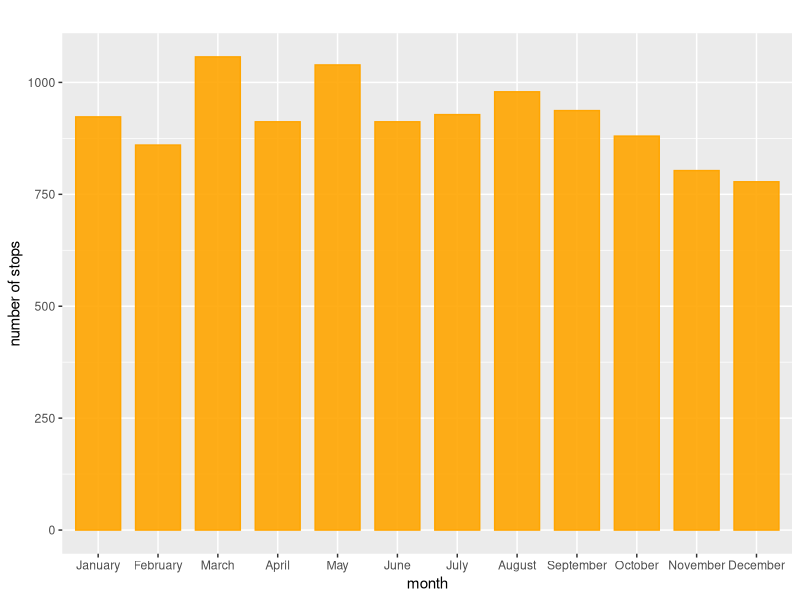
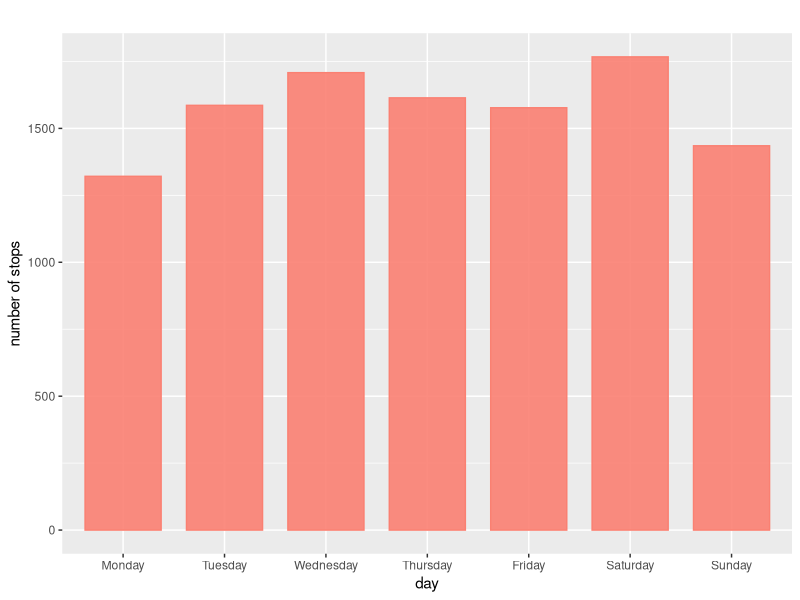
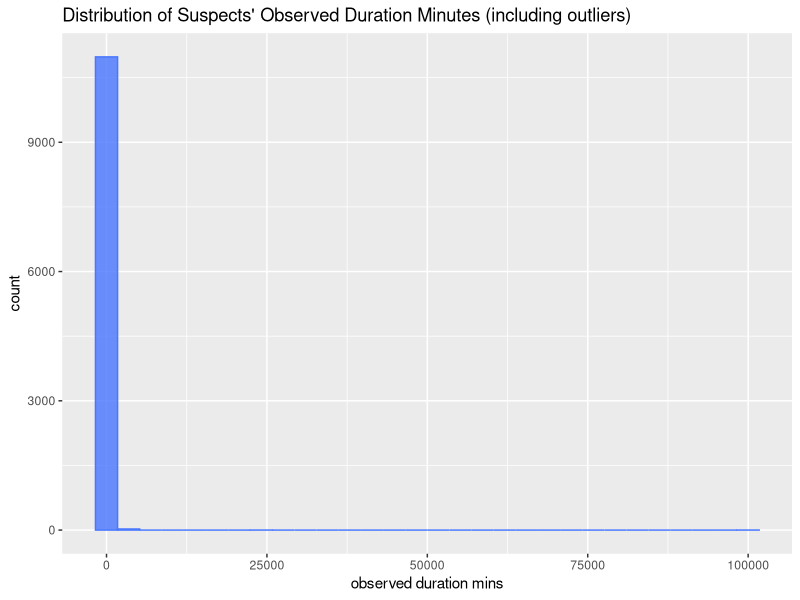
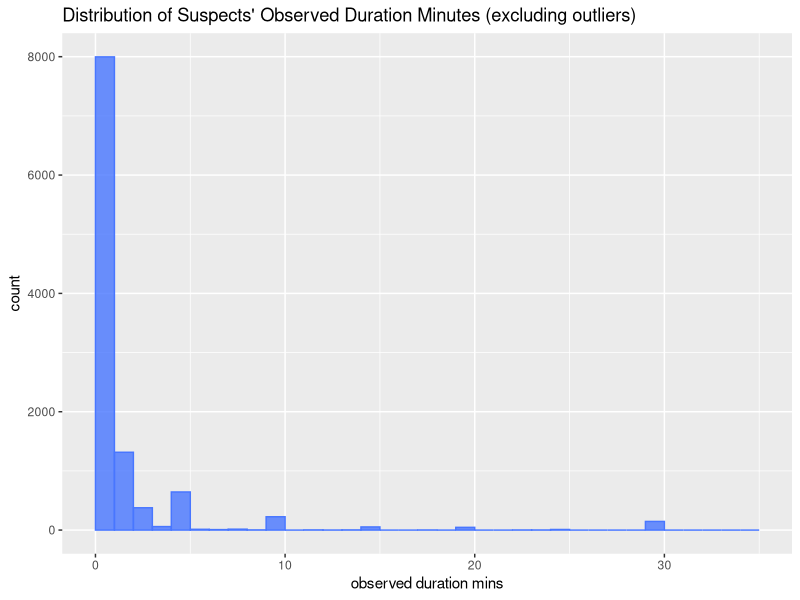
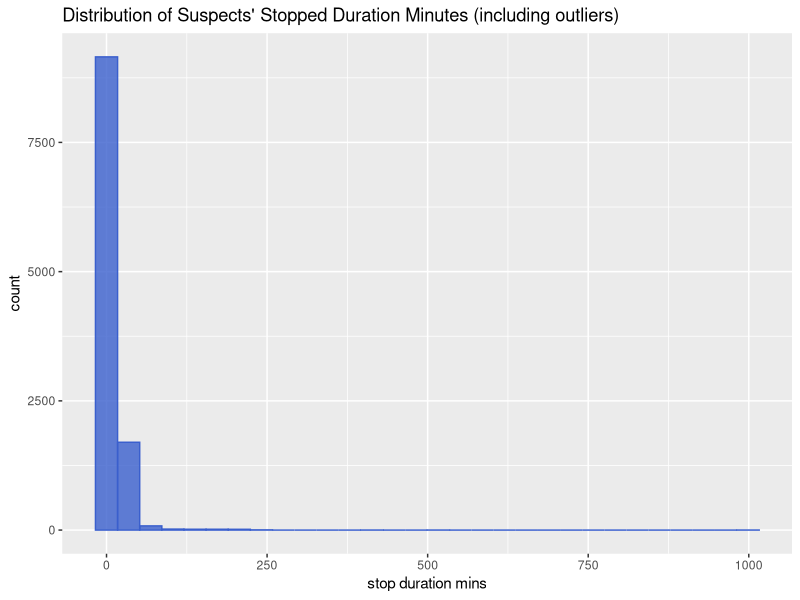
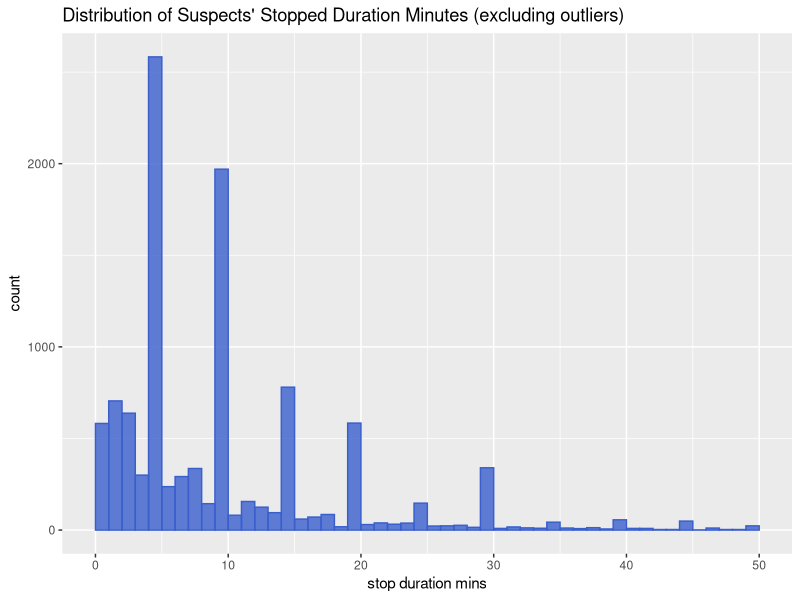
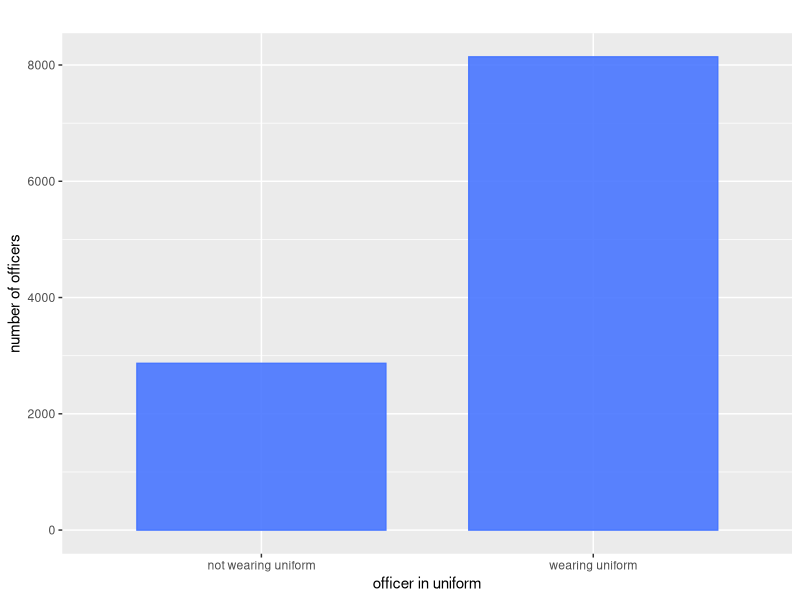
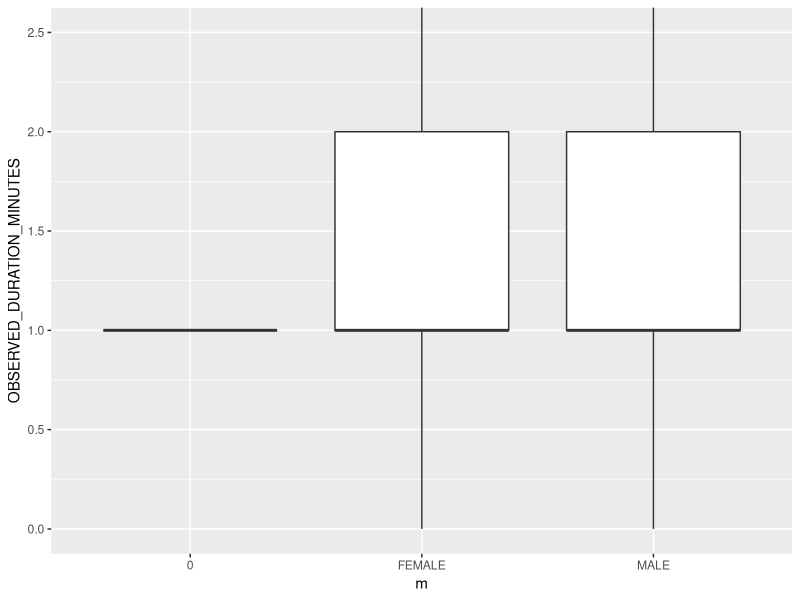

Generate these figures, in order, with R:
## ---- chunk 1
NYPD <- read.csv("Data/2018_sqf_database-abbr.csv")
install.packages("tidyverse")
library(tidyverse)
library(ggplot2)
## ---- chunk 2
# the number of stops in each month in the year 2018
# MONTH2: categorical variable
reorder_month <- c("January","February","March","April","May","June","July","August","September","October","November","December")
NYPD$MONTH2 = factor(NYPD$MONTH2,levels=reorder_month)
ggplot(NYPD, aes(MONTH2)) + geom_bar(alpha=0.90, colour="orange", fill="orange",width=0.75) + labs(title="", y="number of stops", x="month")
## ---- chunk 3
# DAY2: Day when ppl are stopped

reorder_day <- c("Monday","Tuesday","Wednesday","Thursday","Friday","Saturday","Sunday")
NYPD$DAY2 = factor(NYPD$DAY2,levels=reorder_day)
ggplot(NYPD, aes(DAY2)) + geom_bar(alpha=0.90, colour="salmon", fill="salmon",width=0.75) + labs(title="", y="number of stops", x="day")
## ---- chunk 4
# Visualize: Stop Frisk Time: Time when ppl are stopped （清晨、深夜）
## ---- chunk 5
# male vs female: dataframe
df_male_officer <- NYPD[NYPD$ISSUING_OFFICER_RANK == "POM",]
df_female_officer <- NYPD[NYPD$ISSUING_OFFICER_RANK == "POF",]
head(df_male_officer)
head(df_female_officer)
nrow(df_male_officer)
nrow(df_female_officer)
## ---- chunk 6


# function: exclude outliers from the dataframe (only for numeric values); need to input a numeric vector

exclude_outliers <- function(x){
  Q1 <- quantile(x, .25)
  Q3 <- quantile(x, .75)
  IQR <- Q3-Q1
  outlier <- x<Q1-1.5*IQR | x>Q3+1.5*IQR
  clean_x <- x[!outlier]
  return(clean_x)
}
ex_out <- exclude_outliers(NYPD$OBSERVED_DURATION_MINUTES)
print(ex_out)
## ---- chunk 7
## Observed duration minutes.

# Histogram --- Not excluded outliers
ggplot(NYPD,aes(OBSERVED_DURATION_MINUTES)) + geom_histogram(colour = "royalblue1", fill = "royalblue1",alpha=0.8) + labs(title="Distribution of Suspects' Observed Duration Minutes (including outliers)", y="count", x="observed duration mins")

# Histogram --- excluded outliers
table(NYPD$OBSERVED_DURATION_MINUTES)
ggplot(NYPD,aes(OBSERVED_DURATION_MINUTES)) + geom_histogram(breaks=seq(0,35,by=1), colour = "royalblue1", fill = "royalblue1",alpha=0.8) + labs(title="Distribution of Suspects' Observed Duration Minutes (excluding outliers)", y="count", x="observed duration mins")


## Stop duration minutes.

# Histogram --- Not excluded outliers
ggplot(NYPD,aes(STOP_DURATION_MINUTES)) + geom_histogram(colour = "royalblue3", fill = "royalblue3",alpha=0.8) + labs(title="Distribution of Suspects' Stopped Duration Minutes (including outliers)", y="count", x="stop duration mins") 

# Histogram --- excluded outliers
table(NYPD$STOP_DURATION_MINUTES)
ggplot(NYPD,aes(STOP_DURATION_MINUTES)) + geom_histogram(breaks=seq(0,50,by=1), colour = "royalblue3", fill = "royalblue3",alpha=0.8) + labs(title="Distribution of Suspects' Stopped Duration Minutes (excluding outliers)", y="count", x="stop duration mins") 

## ---- chunk 8
# SUSPECTED_CRIME_DESCRIPTION
## ---- chunk 9
# FRISKED_FLAG into dataframe
## ---- chunk 10
# SEARCHED_FLAG into dataframe
## ---- chunk 11
# OFFICER_IN_UNIFORM_FLAG
NYPD[NYPD$OFFICER_IN_UNIFORM_FLAG==0,"OFFICER_IN_UNIFORM_FLAG"] <- "not wearing uniform"
NYPD[NYPD$OFFICER_IN_UNIFORM_FLAG==1,"OFFICER_IN_UNIFORM_FLAG"] <- "wearing uniform"
table(NYPD$OFFICER_IN_UNIFORM_FLAG)
ggplot(NYPD, aes(OFFICER_IN_UNIFORM_FLAG)) + geom_bar(alpha=0.90, colour="royalblue1", fill="royalblue1",width=0.75) + labs(title="", y="number of officers", x="officer in uniform")

## ---- chunk 12
# SUSPECT_ARRESTED_FLAG 比对
## ---- chunk 13
# function1: variable X VS observe duration minutes (boxplots && scatterpoots)
observe_time_relation <- function(m){
  if(class(m) == "character"){
  ggplot(NYPD, aes(x = m, y = OBSERVED_DURATION_MINUTES)) + geom_boxplot(outlier.shape = NA) + coord_cartesian(ylim=c(0, 2.5))
}
else{
  ggplot(NYPD, aes(m, OBSERVED_DURATION_MINUTES)) + geom_point(outlier.shape = NA)
}
}


# function2: variable X VS stop duration minutes (boxplots && scatterpoots)
stop_time_relation <- function(n){
  if(class(n) == "character"){
  ggplot(NYPD, aes(x = n, y = STOP_DURATION_MINUTES)) + geom_boxplot(outlier.shape = NA) + coord_cartesian(ylim=c(0, 20))
}
else{
  ggplot(NYPD, aes(n, STOP_DURATION_MINUTES)) + geom_point()
}
}

observe_time_relation(NYPD$SUSPECT_SEX)

## ---- chunk 14
# SUSPECT_REPORTED_AGE
# HOW TO REMOVE 0s??
class(NYPD$SUSPECT_REPORTED_AGE)
ggplot(NYPD,aes(SUSPECT_REPORTED_AGE)) + geom_histogram(colour = "orange3", fill = "orange3",alpha=0.8) + labs(title="", y="count", x="suspect reported age")

## ---- chunk 15
# SUSPECT_SEX
class(NYPD$SUSPECT_SEX)
ggplot(NYPD, aes(SUSPECT_SEX)) + geom_bar(alpha=0.90, colour="salmon", fill="salmon",width=0.75) + labs(title="", y="count", x="suspect sex")
## ---- chunk 16
# SUSPECT_RACE_DESCRIPTION
class(NYPD$SUSPECT_RACE_DESCRIPTION)
ggplot(NYPD, aes(SUSPECT_RACE_DESCRIPTION)) + geom_bar(alpha=0.90, colour="salmon", fill="salmon",width=0.5) + labs(title="", y="count", x="suspect race description") + theme(axis.text.x=element_text(size=4.1))
## ---- chunk 17
# SUSPECT_HEIGHT 
# we remove NAs here
class(NYPD$SUSPECT_HEIGHT)
max(NYPD$SUSPECT_HEIGHT,na.rm=TRUE)
NYPD$SUSPECT_HEIGHT <- as.numeric(NYPD$SUSPECT_HEIGHT)
ggplot(NYPD,aes(SUSPECT_HEIGHT),na.rm=TRUE) + geom_histogram(colour = "orange3", fill = "orange3",alpha=0.8) + labs(title="", y="count", x="suspect height")


ggplot(NYPD, aes(SUSPECT_HEIGHT, OBSERVED_DURATION_MINUTES)) + geom_point(outlier.shape = NA) + coord_cartesian(ylim=c(0, 500))
## ---- chunk 18
# SUSPECT_WEIGHT
# we remove NAs here
class(NYPD$SUSPECT_WEIGHT)
max(NYPD$SUSPECT_WEIGHT,na.rm=TRUE)
NYPD$SUSPECT_WEIGHT <- as.numeric(NYPD$SUSPECT_WEIGHT)
ggplot(NYPD,aes(SUSPECT_WEIGHT),na.rm=TRUE) + geom_histogram(colour = "orange3", fill = "orange3",alpha=0.8) + labs(title="", y="count", x="suspect weight")
## ---- chunk 19
# SUSPECT_BODY_BUILD_TYPE
class(NYPD$SUSPECT_BODY_BUILD_TYPE)
ggplot(NYPD, aes(SUSPECT_BODY_BUILD_TYPE)) + geom_bar(alpha=0.90, colour="tomato", fill="tomato",width=0.5) + labs(title="", y="count", x="suspect body build type")
## ---- chunk 20
# SUSPECT_EYE_COLOR
unique(NYPD$SUSPECT_EYE_COLOR)
ggplot(NYPD, aes(SUSPECT_EYE_COLOR)) + geom_bar(alpha=0.90, colour="tomato", fill="tomato",width=0.5) + labs(title="", y="count", x="suspect eye color")
## ---- chunk 21
# SUSPECT_HAIR_COLOR
unique(NYPD$SUSPECT_HAIR_COLOR)
ggplot(NYPD, aes(SUSPECT_HAIR_COLOR)) + geom_bar(alpha=0.90, colour="tomato", fill="tomato",width=0.5) + labs(title="", y="count", x="suspect hair color")
## ---- chunk 22
# STOP_LOCATION_BORO_NAME
table(NYPD$STOP_LOCATION_BORO_NAME)
ggplot(NYPD, aes(STOP_LOCATION_BORO_NAME)) + geom_bar(alpha=0.90, colour="orange3", fill="orange3",width=0.5) + labs(title="", y="count", x="stop borough")


# To verify function1 and function2 //
# Borough VS Stop Time
mean(NYPD$STOP_DURATION_MINUTES)
median(NYPD$STOP_DURATION_MINUTES)
ggplot(NYPD, aes(x = STOP_LOCATION_BORO_NAME, y = STOP_DURATION_MINUTES)) + geom_boxplot(outlier.shape = NA) + coord_cartesian(ylim=c(0, 20))

# Borough VS Observe Time
mean(NYPD$OBSERVED_DURATION_MINUTES)
median(NYPD$OBSERVED_DURATION_MINUTES)
ggplot(NYPD, aes(x = STOP_LOCATION_BORO_NAME, y = OBSERVED_DURATION_MINUTES)) + geom_boxplot(outlier.shape = NA) + coord_cartesian(ylim=c(0, 2.5))
